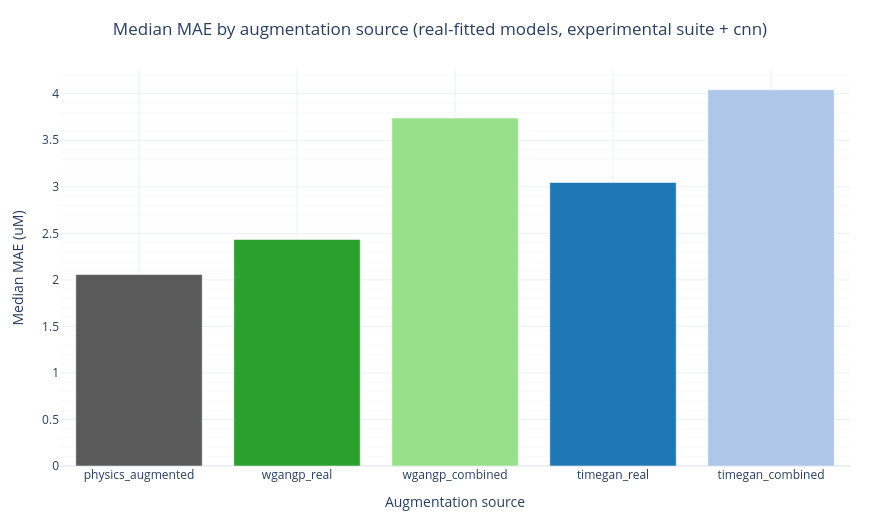

The cell this chart's notebook holds for it:
### Code cell
SOURCE_COLORS = {
    'physics_augmented': '#5a5a5a', 'wgangp_real': '#2ca02c',
    'wgangp_combined': '#98df8a', 'timegan_real': '#1f77b4',
    'timegan_combined': '#aec7e8',
}


def plot_median_mae_by_source(df: pd.DataFrame) -> go.Figure:
    med = df.groupby('test_source')['MAE'].median().reindex(SYNTHETIC_SOURCES)
    fig = go.Figure(go.Bar(x=SYNTHETIC_SOURCES, y=med.values,
                            marker_color=[SOURCE_COLORS[s] for s in SYNTHETIC_SOURCES]))
    return apply_default_plotly_layout(
        fig, title_text='Median MAE by augmentation source (real-fitted models, experimental suite + cnn)',
        xaxis_title='Augmentation source', yaxis_title='Median MAE (uM)')


plot_median_mae_by_source(synthetic_exp).show()

### Figure 1 — Plotly figure (JSON) as saved in the notebook; plotly's stock layout.template omitted (floating-point values rounded to 4 significant figures)
{"data": [{"marker": {"color": ["#5a5a5a", "#2ca02c", "#98df8a", "#1f77b4", "#aec7e8"]}, "type": "bar", "x": ["physics_augmented", "wgangp_real", "wgangp_combined", "timegan_real", "timegan_combined"], "y": [2.057, 2.434, 3.738, 3.046, 4.042]}], "layout": {"height": 520, "legend": {"orientation": "h", "x": 1, "xanchor": "right", "y": 1.02, "yanchor": "bottom"}, "margin": {"b": 50, "l": 60, "r": 30, "t": 70}, "title": {"text": "Median MAE by augmentation source (real-fitted models, experimental suite + cnn)", "x": 0.5, "xanchor": "center"}, "width": 880, "xaxis": {"minor": {"showgrid": true}, "showgrid": true, "title": {"text": "Augmentation source"}}, "yaxis": {"minor": {"showgrid": true}, "showgrid": true, "title": {"text": "Median MAE (uM)"}}}}
